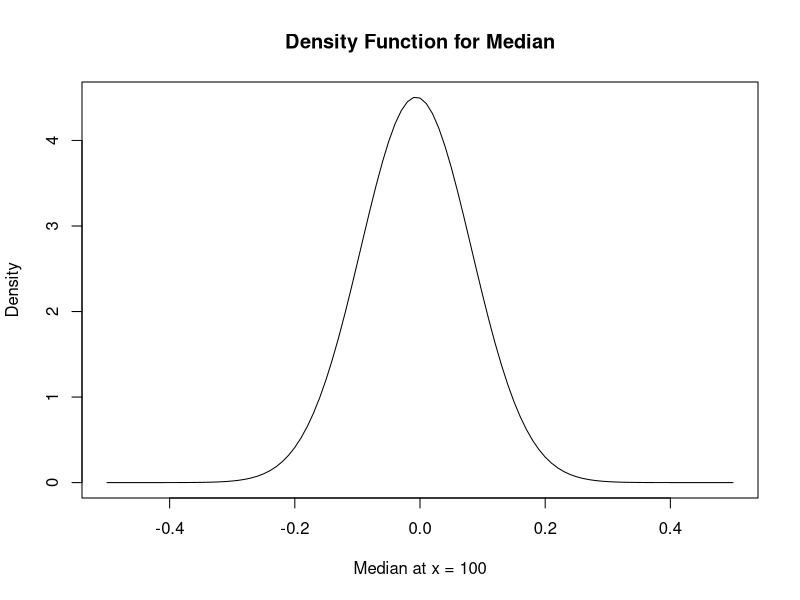
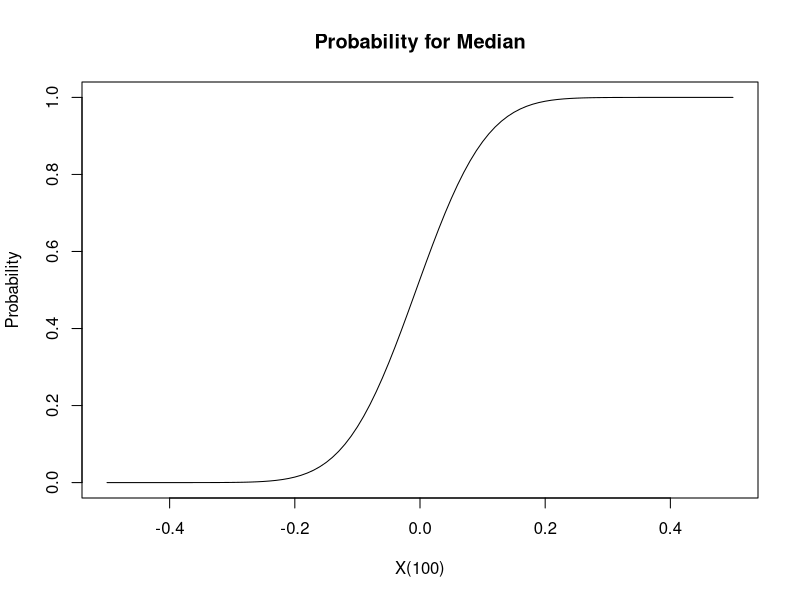
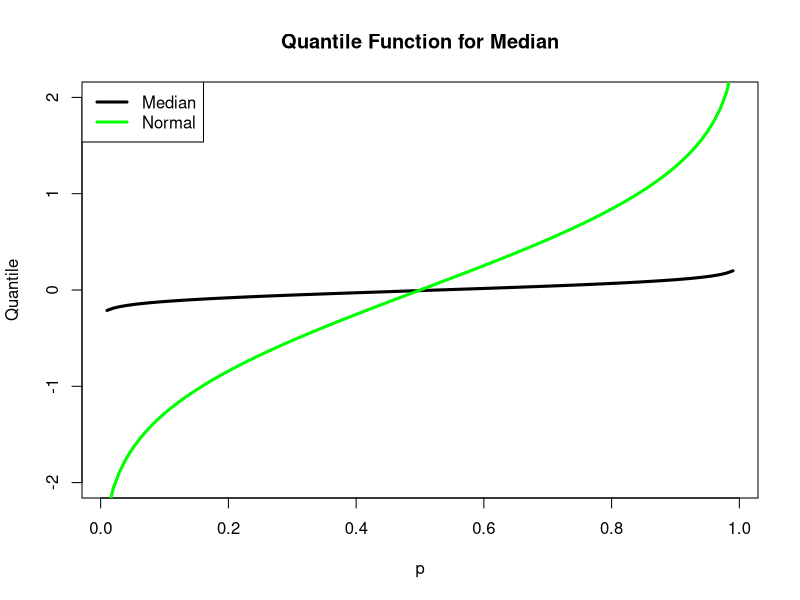
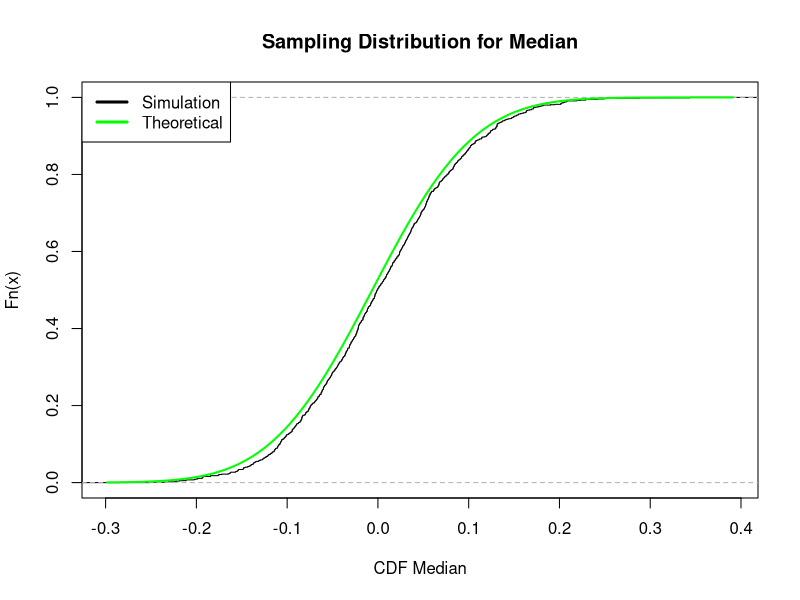
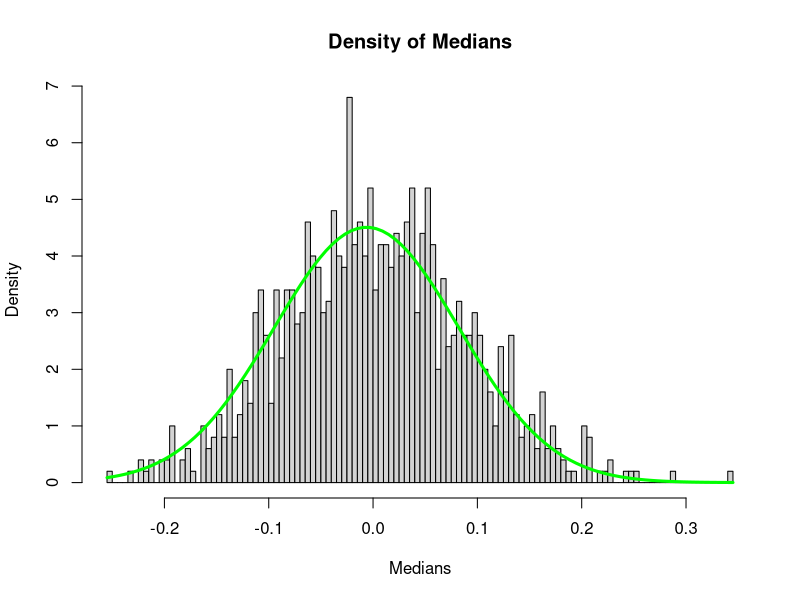
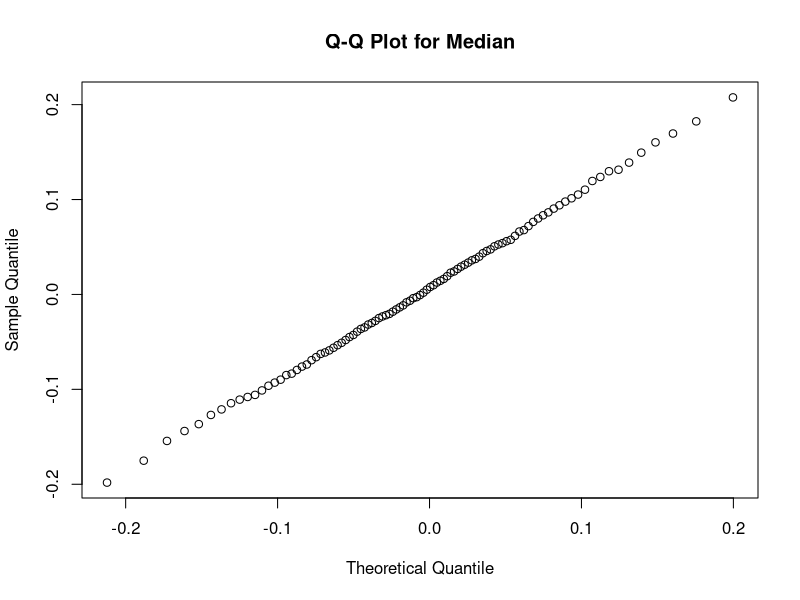
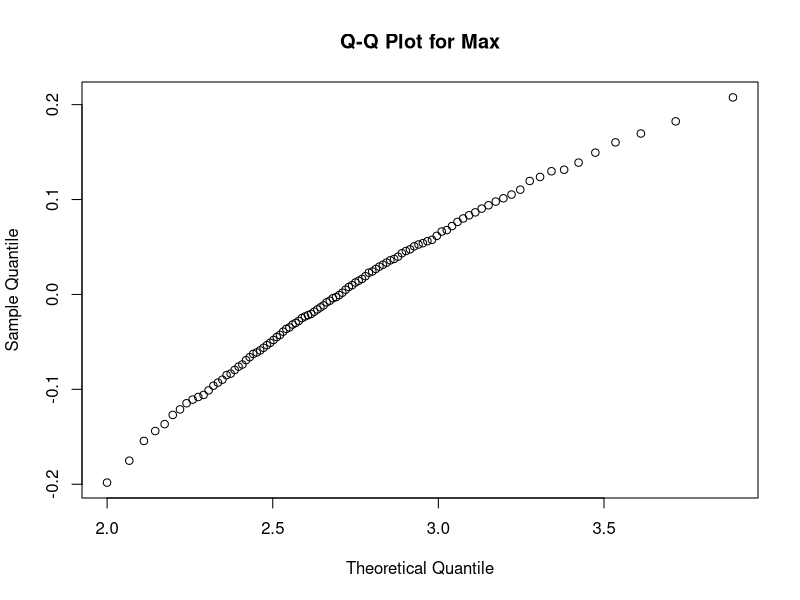

The R script that drew these images, in order:
## ---- chunk 1
library(dplyr)
library(tidyverse)
## ---- chunk 2
dorder <- function(x){
  100 * choose(200,100) * (pnorm(x))^(100-1) * (1-pnorm(x))^(200-100) * dnorm(x)
}

curve(dorder(x), -0.5, 0.5, main = "Density Function for Median", xlab = "Median at x = 100", ylab = "Density")
## ---- chunk 3
porder <- function(x){
  pbinom(100-1, 200, pnorm(x), lower.tail = FALSE)
}
curve(porder(x), -0.5, 0.5, main = "Probability for Median", 
      xlab = "X(100)", ylab = "Probability")
## ---- chunk 4
qorder <- function(p){
  out <- p
  for (i in seq_along(p)){
    out[i] <- uniroot(function(x){
      porder(x) - p[i]
      },
      c(-100,100))$root
  }
  out
}

p <- seq(0.01, 0.99, by = 0.01)
plot(p,
     qorder(p),
     type="l",
     ylim=c(-2,2),
     ylab="Quantile",
     lwd=3,
     main = "Quantile Function for Median")
lines(p,
      qnorm(p),
      col="green",
      lwd=3)
legend("topleft",
       c("Median","Normal"),
       col = c("black","green"), 
       lwd = 3)
## ---- chunk 5
samp <- array(rnorm(200 * 1000, 0, 1), c(1000, 200))
meds <- samp %>% 
  apply(1, median)
plot(ecdf(meds),
     xlab = "CDF Median",
     main = "Sampling Distribution for Median")
curve(porder(x), lwd = 2, add = TRUE, col = "green")
legend("topleft",
       c("Simulation","Theoretical"), 
       col = c("black", "green"), 
       lwd = 3)
## ---- chunk 6
hist(meds, breaks = 100, freq = FALSE, 
     main = "Density of Medians",
     xlab = "Medians")
curve(dorder(x), col = "green", add = TRUE, lw = 3)
## ---- chunk 7
p <- seq(0.01, 0.99, by = 0.01)

x_meds <- qorder(p)
y_meds <- quantile(meds, seq(0.01, 0.99, by = 0.01))
qqplot(x_meds, y_meds,
       main = "Q-Q Plot for Median",
       xlab = "Theoretical Quantile", 
       ylab = "Sample Quantile")
## ---- chunk 8
dorderk <- function(x, k){
  k * choose(200, k) * (pnorm(x))^(k - 1) * (1-pnorm(x))^(200 - k) * dnorm(x)
}

porderk <- function(x, k){
  pbinom(k - 1, 200, pnorm(x), lower.tail = FALSE)
}

qorderk <- function(p, k){
  out <- p
  for (i in seq_along(p)){
    out[i] <- uniroot(function(x){
      porderk(x, k) - p[i]
      },
      c(-100, 100))$root
  }
  out
}
## ---- chunk 9
p <- seq(0.01, 0.99, by = 0.01)

x <- qorderk(p, 200)
y <- quantile(meds, seq(0.01, 0.99, by = 0.01))
qqplot(x, y,
       main = "Q-Q Plot for Max",
       xlab = "Theoretical Quantile", 
       ylab = "Sample Quantile")
## ---- chunk 10

## ---- chunk 11

